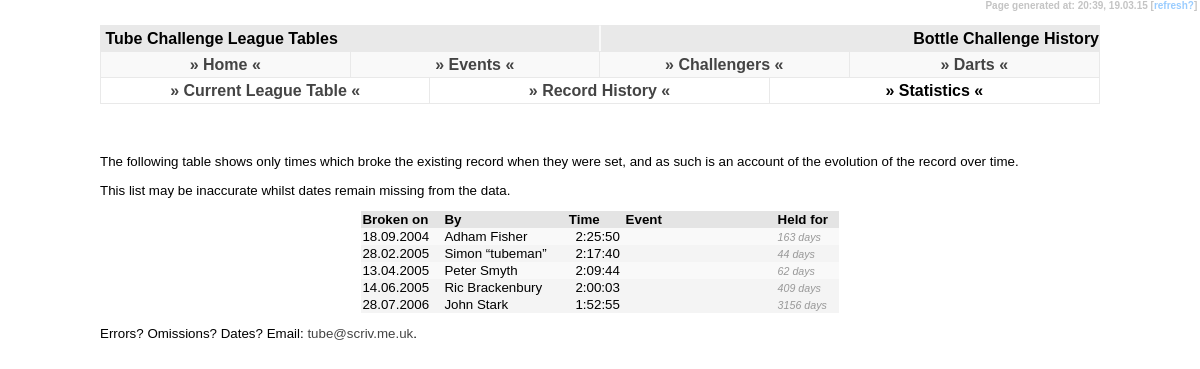
Page /bottle/history/index.php on the committed database.
### tables this page shows
CREATE TABLE IF NOT EXISTS `tc_data` (
  `tc_challenge` varchar(3) NOT NULL DEFAULT '',
  `tc_name` varchar(255) NOT NULL DEFAULT '',
  `tc_hours` tinyint(2) NOT NULL DEFAULT '0',
  `tc_mins` tinyint(2) NOT NULL DEFAULT '0',
  `tc_sec` tinyint(2) NOT NULL DEFAULT '0',
  `tc_event` varchar(255) DEFAULT NULL,
  `tc_date` date DEFAULT NULL,
  `tc_fn_station_count` smallint(4) DEFAULT NULL,
  `tc_fn274_excluded_station` varchar(3) DEFAULT NULL,
  `tc_fn_gwr` char(1) DEFAULT NULL,
  `tc_uid` int(4) NOT NULL AUTO_INCREMENT,
  `tc_pending_yn` char(1) NOT NULL DEFAULT 'N',
  `tc_upd_id` varchar(3) NOT NULL DEFAULT '',
  `tc_upd_date` timestamp NOT NULL DEFAULT CURRENT_TIMESTAMP ON UPDATE CURRENT_TIMESTAMP,
  PRIMARY KEY (`tc_uid`)
);

### bottle/history/index.php (the view, shortened to what this page needs)
<!DOCTYPE html PUBLIC "-//W3C//DTD XHTML 1.0 Strict//EN" "http://www.w3.org/TR/xhtml1/DTD/xhtml1-strict.dtd">
<html xmlns="http://www.w3.org/1999/xhtml" xml:lang="en">
<head>
  <link rel="stylesheet" title="Default" type="text/css" href="../../default.css" />
</head>
<body><div id="temps">Page generated at: <?php echo date("H:i"); ?>,&nbsp;<?php echo date("d.m.y"); ?>&nbsp;[<a class="text" href="javascript:location.reload()">refresh?</a>]&nbsp;</div>
<div id="header1">&nbsp;Tube Challenge League Tables</div>
<div id="header2">&nbsp;Bottle Challenge History</div>
<?php
	include('../../menu.php');
	include('../../submenu.php');
?>
<div id="content">
	<h3>&nbsp;</h3>
<p>The following table shows only times which broke the existing record when they were set, and as such is an account of the evolution of the record over time.</p>
<p>This list may be inaccurate whilst dates remain missing from the data.</p>
			<table align="center" border="0" cellpadding="1" cellspacing="0">
				<tr class="newshead">
					<td width="80">Broken on</td>
					<td>By</td>
					<td align="center">Time&nbsp;</td>
					<td width="150">Event</td>
					<td width="60">Held for</td>
				</tr>
				<?php
					$query = "SELECT * FROM tc_data WHERE tc_challenge = 'BOT' AND tc_date is not null ORDER BY tc_date, tc_hours, tc_mins, tc_sec";
					$fnc = mysql_query($query) or die("Select Failed! [302]");
					$fncpos = 0;
						$prevhr = 19;
						$prevmin = 57;
						$prevsec = 47;
					while ($fncdata = mysql_fetch_array($fnc)) {
						$fncpos++;
						if(mktime($fncdata['tc_hours'], $fncdata['tc_mins'], $fncdata['tc_sec']) < mktime($prevhr, $prevmin, $prevsec)){
						if ($fncpos > 1){
						?>
					<td><i><?php $diff = (date("U", strtotime($fncdata['tc_date'])) - $prevdate)/86400; echo round($diff); ?> days</i></td>
				</tr><?php } ?>
				<tr class="row<?php if($fncpos%2 != 0){ echo "1"; } else { echo "2"; } ?>">
					<td><?php if ($fncdata['tc_date']){ echo date("d.m.Y", strtotime($fncdata['tc_date']));} ?></td>
					<td><?php echo $fncdata['tc_name']; ?></td>
					<td width="75" align="right"><?php if ($fncdata['tc_fn_gwr'] == "Y"){ ?>&#174;&nbsp;<?php } echo $fncdata['tc_hours']; ?>:<?php if ($fncdata['tc_mins'] < 10){ ?>0<?php } echo $fncdata['tc_mins']; ?>:<?php if ($fncdata['tc_sec'] < 10){ ?>0<?php } echo $fncdata['tc_sec']; ?>&nbsp;</td>
					<td>&nbsp;<i><?php echo $fncdata['tc_event']; ?></i></td>
				<?php	$prevhr = $fncdata['tc_hours'];
						$prevmin = $fncdata['tc_mins'];
						$prevsec = $fncdata['tc_sec'];
						$prevdate = date("U", strtotime($fncdata['tc_date']));
					} } ?>
					<td><i><?php $diff = (date("U", strtotime(date("Y-m-d"))) - $prevdate)/86400; echo round($diff); ?> days</i></td>
				</tr>
			</table>
<p>Errors? Omissions? Dates? Email: <a href="mailto:tube@scriv.me.uk">tube&#64;scriv.me.uk</a>.</p>
</div>
</body>
</html>

### default.css (style rules this page uses)
body { padding: 0; margin: 0; font-family: Trebuchet MS, Arial, Verdana, Helvetica, Calibri, sans-serif; background-color: #fff; font-weight: bold; }
#header1 { position: absolute; height: 25px; border-right: solid 1px #f9f9f9; border-left: solid 1px #e9e9e9; border-top: solid 1px #e9e9e9; border-bottom: solid 1px #e9e9e9; left: 100px; right: 50%; top: 25px; background-color: #e9e9e9; line-height: 25px; vertical-align: middle; }
#header2 { position: absolute; height: 25px; border-left: solid 1px #f9f9f9; border-right: solid 1px #e9e9e9; border-top: solid 1px #e9e9e9; border-bottom: solid 1px #e9e9e9; left: 50%; right: 100px; top: 25px; background-color: #e9e9e9; border-width: 1px; line-height: 25px; vertical-align: middle; text-align: right; }
#content { position: absolute; left: 100px; right: 100px; top: 108px; font-weight: normal; font-size: 10pt; text-align: justify; }
#temps { text-align: right; color: #c4c4c4; font-size: 7.5pt; position: absolute; right: 0px; height: 15px; top: 0px; margin: 0px 0px; vertical-align: middle; background-color: #ffffff; }
.newshead { background-color: #e4e4e4; vertical-align: middle; font-weight: bold; }
.row1 { background-color: #f9f9f9; }
.row2 { background-color: #f4f4f4; }
i { font-size: 8pt; color: #999999; }
a:link { color: #444444; text-decoration: none; }
a.text:link { color: #99ccff; text-decoration: none; }
h3 { padding-top: 15px; margin: 0; }

### rows in the picture
tc_data: tc_date "18.09.2004", tc_name "Adham Fisher", tc_hours "2", tc_mins "25", tc_sec "50"
tc_data: diff "163", tc_date "28.02.2005", tc_name "Simon “tubeman”", tc_hours "2", tc_mins "17", tc_sec "40"
tc_data: diff "44", tc_date "13.04.2005", tc_name "Peter Smyth", tc_hours "2", tc_mins "9", tc_sec "44"
tc_data: diff "62", tc_date "14.06.2005", tc_name "Ric Brackenbury", tc_hours "2", tc_mins "0", tc_sec "3"
tc_data: diff "409", tc_date "28.07.2006", tc_name "John Stark", tc_hours "1", tc_mins "52", tc_sec "55", tc_date "3156"
